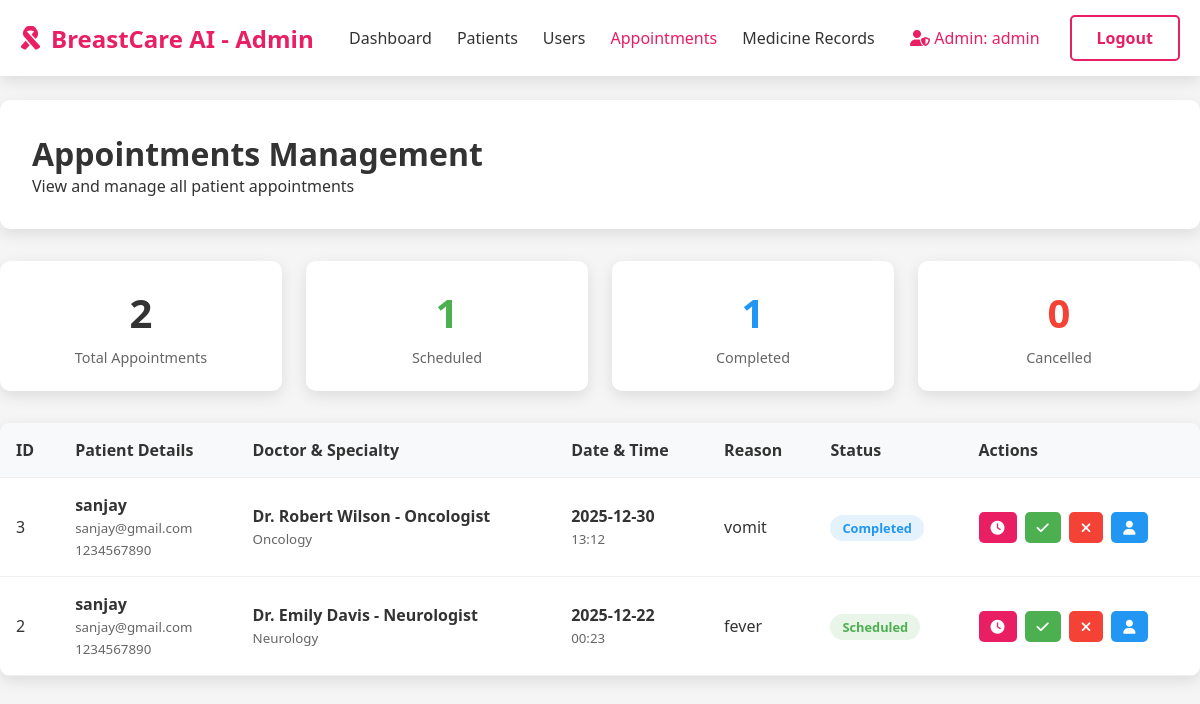
The page /admin/appointments (signed in) on the database as committed earlier.
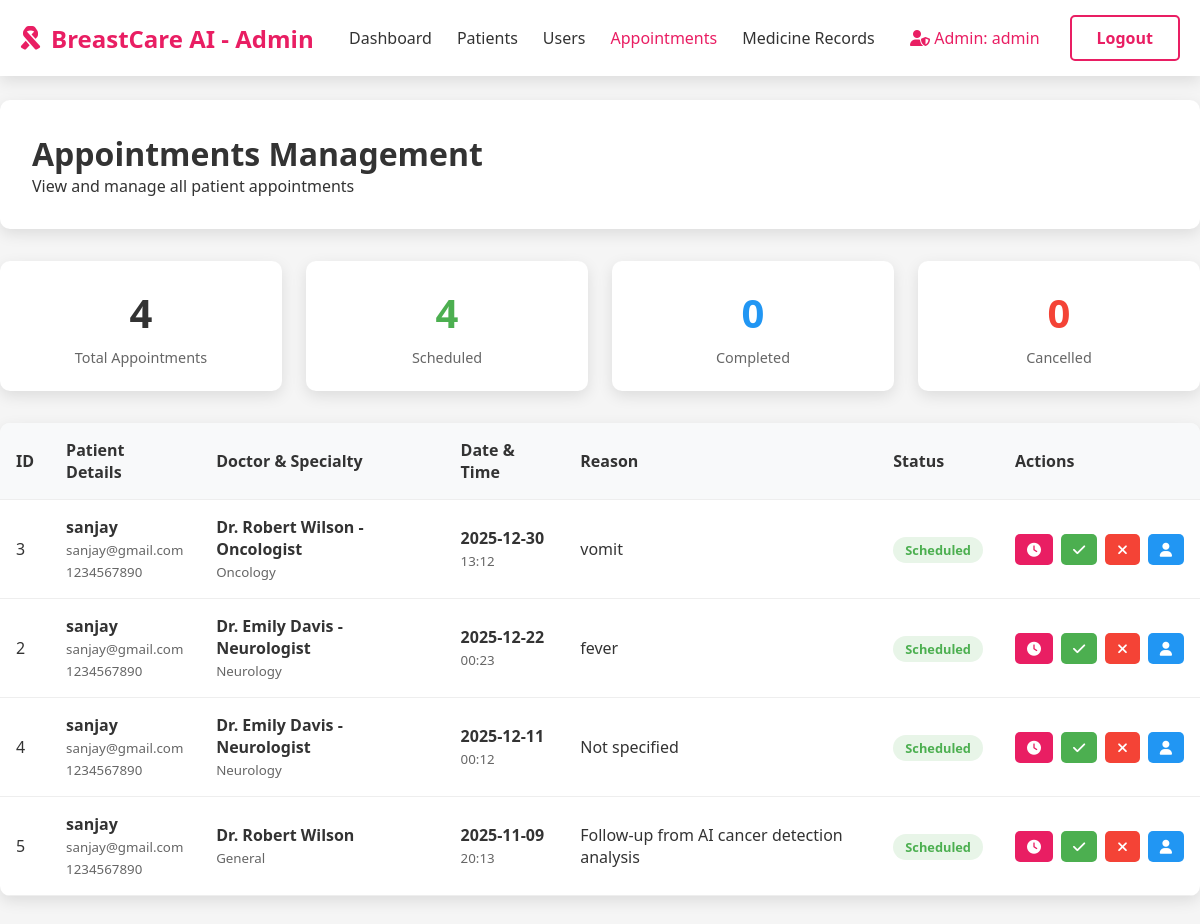
The same page on the database as committed later.
### tables this page shows
CREATE TABLE appointments (
            id INTEGER PRIMARY KEY AUTOINCREMENT,
            user_id INTEGER NOT NULL,
            doctor_name TEXT NOT NULL,
            appointment_date DATE NOT NULL,
            appointment_time TIME NOT NULL,
            reason TEXT,
            status TEXT DEFAULT 'scheduled',
            created_at TIMESTAMP DEFAULT CURRENT_TIMESTAMP,
            FOREIGN KEY (user_id) REFERENCES users (id) ON DELETE CASCADE
        );

CREATE TABLE user_profiles (
            id INTEGER PRIMARY KEY AUTOINCREMENT,
            user_id INTEGER NOT NULL,
            full_name TEXT,
            age INTEGER,
            date_of_birth DATE,
            gender TEXT,
            blood_group TEXT,
            address TEXT,
            phone TEXT,
            emergency_contact TEXT,
            updated_at TIMESTAMP DEFAULT CURRENT_TIMESTAMP,
            FOREIGN KEY (user_id) REFERENCES users (id) ON DELETE CASCADE
        );

CREATE TABLE users (
            id INTEGER PRIMARY KEY AUTOINCREMENT,
            username TEXT UNIQUE NOT NULL,
            email TEXT UNIQUE NOT NULL,
            password TEXT NOT NULL,
            role TEXT DEFAULT 'user',
            created_at TIMESTAMP DEFAULT CURRENT_TIMESTAMP
        );

### app.py (the view)
@app.route('/admin/appointments')
def admin_appointments():
    if 'user_id' not in session or session.get('role') != 'admin':
        flash('Access denied. Admin privileges required.')
        return redirect(url_for('home'))
    appointments = get_all_appointments()
    return render_template('admin_appointments.html', appointments=appointments, username=session['username'])

### app.py (called while the page is built)
@app.after_request
def after_request(response):
    if 'user_id' in session:
        response.headers['Cache-Control'] = 'no-store, no-cache, must-revalidate, post-check=0, pre-check=0, max-age=0'
        response.headers['Pragma'] = 'no-cache'
        response.headers['Expires'] = '-1'
    else:
        response.headers['Cache-Control'] = 'public, max-age=300'
    return response

### database.py (called while the page is built)
def get_db_connection():
    conn = sqlite3.connect('users.db')
    conn.row_factory = sqlite3.Row
    return conn

def get_all_appointments():
    conn = get_db_connection()
    cursor = conn.cursor()
    cursor.execute('''
        SELECT a.*, u.username, u.email, p.full_name, p.phone
        FROM appointments a
        JOIN users u ON a.user_id = u.id
        LEFT JOIN user_profiles p ON u.id = p.user_id
        ORDER BY a.appointment_date DESC, a.appointment_time DESC
    ''')
    appointments = cursor.fetchall()
    conn.close()
    return [dict(appt) for appt in appointments]

### templates/admin_appointments.html (shortened to what the changed rows need)
<!DOCTYPE html>
<html lang="en">
<head>
    <link rel="stylesheet" href="https://cdnjs.cloudflare.com/ajax/libs/font-awesome/6.4.0/css/all.min.css">
</head>
<body>
    <div class="container main-content">
        <div class="page-header">
            <h1>Appointments Management</h1>
        </div>
        <div class="stats-grid">
            <div class="stat-card">
                <div class="stat-number">{{ appointments|length }}</div>
                <div class="stat-label">Total Appointments</div>
            </div>
            <div class="stat-card">
                <div class="stat-number" style="color: var(--success);">
                    {{ appointments|selectattr('status', 'equalto', 'scheduled')|list|length }}
                </div>
                <div class="stat-label">Scheduled</div>
            </div>
            <div class="stat-card">
                <div class="stat-number" style="color: var(--secondary);">
                    {{ appointments|selectattr('status', 'equalto', 'completed')|list|length }}
                </div>
                <div class="stat-label">Completed</div>
            </div>
        </div>
        <div class="table-container">
            <table>
                <thead>
                    <tr>
                        <th>ID</th>
                        <th>Patient Details</th>
                        <th>Doctor & Specialty</th>
                        <th>Date & Time</th>
                        <th>Reason</th>
                        <th>Status</th>
                        <th>Actions</th>
                    </tr>
                </thead>
                <tbody>
                    {% for appointment in appointments %}
                    <tr>
                        <td>{{ appointment['id'] }}</td>
                        <td>
                            <strong>{{ appointment['full_name'] or appointment['username'] }}</strong><br>
                            <small style="color: #666;">
                                {{ appointment['email'] }}<br>
                                {{ appointment['phone'] or 'No phone' }}
                            </small>
                        </td>
                        <td>
                            <strong>{{ appointment['doctor_name'] }}</strong><br>
                            <small style="color: #666;">
                                {% if 'Cardiologist' in appointment['doctor_name'] %}Cardiology
                                {% elif 'Dermatologist' in appointment['doctor_name'] %}Dermatology
                                {% elif 'Neurologist' in appointment['doctor_name'] %}Neurology
                                {% elif 'Oncologist' in appointment['doctor_name'] %}Oncology
                                {% elif 'Gynecologist' in appointment['doctor_name'] %}Gynecology
                                {% else %}General{% endif %}
                            </small>
                        </td>
                        <td>
                            <strong>{{ appointment['appointment_date'] }}</strong><br>
                            <small style="color: #666;">{{ appointment['appointment_time'] }}</small>
                        </td>
                        <td>{{ appointment['reason'] or 'Not specified' }}</td>
                        <td>
                            <span class="status-badge status-{{ appointment['status'] }}">
                                {{ appointment['status']|title }}
                            </span>
                        </td>
                        <td>
                            <div class="action-buttons">
                                <button class="btn btn-primary btn-sm" onclick="updateStatus({{ appointment['id'] }}, 'scheduled')">
                                    <i class="fas fa-clock"></i>
                                </button>
                                <button class="btn btn-success btn-sm" onclick="updateStatus({{ appointment['id'] }}, 'completed')">
                                    <i class="fas fa-check"></i>
                                </button>
                                <button class="btn btn-danger btn-sm" onclick="updateStatus({{ appointment['id'] }}, 'cancelled')">
                                    <i class="fas fa-times"></i>
                                </button>
                                <a href="{{ url_for('admin_patient_detail', user_id=appointment['user_id']) }}" class="btn btn-secondary btn-sm">
                                    <i class="fas fa-user"></i>
                                </a>
                            </div>
                        </td>
                    </tr>
                    {% else %}
                    <tr>
                        <td colspan="7" style="text-align: center; padding: 2rem;">
                            No appointments found.
                        </td>
                    </tr>
                    {% endfor %}
                </tbody>
            </table>
        </div>
    </div>
</body>
</html>

Rows that differ between the two databases and show on the page:
changed appointments "Dr. Robert Wilson - Oncologist": status "Completed" → "Scheduled"
added appointments: id "4", full_name "sanjay", email "sanjay@gmail.com", phone "1234567890", doctor_name "Dr. Emily Davis - Neurologist", shows "Neurology", appointment_date "2025-12-11", appointment_time "00:12", reason "Not specified", status "Scheduled"
added appointments: id "5", full_name "sanjay", email "sanjay@gmail.com", phone "1234567890", doctor_name "Dr. Robert Wilson", shows "General", appointment_date "2025-11-09", appointment_time "20:13", reason "Follow-up from AI cancer detection analysis", status "Scheduled"
Other text that changed with them:
{{ appointments|length }}: "2" → "4"
{{ appointments|selectattr('status', 'equalto', 'scheduled')|list|length }}: "1" → "4"
{{ appointments|selectattr('status', 'equalto', 'completed')|list|length }}: "1" → "0"
